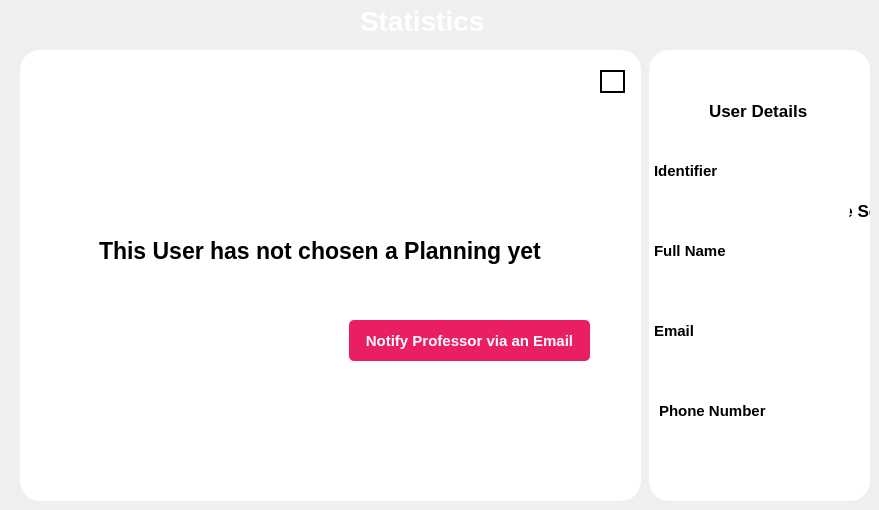
            <widget class="QWidget" name="page_3">
             <widget class="QWidget" name="statistics_widget" native="true">
              <property name="geometry">
               <rect>
                <x>649</x>
                <y>50</y>
                <width>221</width>
                <height>451</height>
               </rect>
              </property>
              <property name="styleSheet">
               <string notr="true">background-color:white;
border-radius:20px;</string>
              </property>
              <widget class="QLabel" name="label_2">
               <property name="geometry">
                <rect>
                 <x>150</x>
                 <y>130</y>
                 <width>521</width>
                 <height>61</height>
                </rect>
               </property>
               <property name="font">
                <font>
                 <family>Segoe UI</family>
                 <pointsize>13</pointsize>
                 <weight>75</weight>
                 <bold>true</bold>
                </font>
               </property>
               <property name="text">
                <string>Please Select The Desired professor to see it's full planning</string>
               </property>
              </widget>
              <widget class="QComboBox" name="professors_combobox">
               <property name="geometry">
                <rect>
                 <x>320</x>
                 <y>210</y>
                 <width>221</width>
                 <height>31</height>
                </rect>
               </property>
               <property name="styleSheet">
                <string notr="true">/* General QComboBox styling */
QComboBox {
    border: 1px solid #eb2f30;
    border-radius: 5px;
    padding: 5px;
    background-color: #ffffff;
    color: #333333;
}

/* QComboBox when the drop-down is open */
QComboBox::drop-down {
    subcontrol-origin: padding;
    subcontrol-position: top right;
    width: 15px;
    border-left-width: 1px;
    border-left-color: #eb2f30;
    border-left-style: solid;
    border-top-right-radius: 3px;
    border-bottom-right-radius: 3px;
    background-color: #eb2f30;
}

QComboBox::down-arrow {
    image: url(down_arrow.png); /* Replace with your own arrow image */
    width: 10px;
    height: 10px;
}

/* QComboBox Popup styling */
QComboBox QAbstractItemView {
    border: 1px solid #eb2f30;
    selection-background-color: #eb2f30;
    selection-color: #ffffff;
}

/* Optional: Customize the QComboBox when it's disabled */
QComboBox:disabled {
    background-color: #d3d3d3;
    color: #a0a0a0;
    border: 1px solid #d3d3d3;
}
</string>
               </property>
              </widget>
              <widget class="QLabel" name="label_3">
               <property name="geometry">
                <rect>
                 <x>60</x>
                 <y>30</y>
                 <width>521</width>
                 <height>61</height>
                </rect>
               </property>
               <property name="font">
                <font>
                 <family>Segoe UI</family>
                 <pointsize>13</pointsize>
                 <weight>75</weight>
                 <bold>true</bold>
                </font>
               </property>
               <property name="text">
                <string>User Details</string>
               </property>
              </widget>
              <widget class="QLabel" name="label_17">
               <property name="geometry">
                <rect>
                 <x>5</x>
                 <y>100</y>
                 <width>81</width>
                 <height>41</height>
                </rect>
               </property>
               <property name="font">
                <font>
                 <family>Segoe UI</family>
                 <pointsize>11</pointsize>
                 <weight>75</weight>
                 <bold>true</bold>
                </font>
               </property>
               <property name="text">
                <string>Identifier</string>
               </property>
              </widget>
              <widget class="QLabel" name="label_18">
               <property name="geometry">
                <rect>
                 <x>5</x>
                 <y>180</y>
                 <width>101</width>
                 <height>41</height>
                </rect>
               </property>
               <property name="font">
                <font>
                 <family>Segoe UI</family>
                 <pointsize>11</pointsize>
                 <weight>75</weight>
                 <bold>true</bold>
                </font>
               </property>
               <property name="text">
                <string>Full Name</string>
               </property>
              </widget>
              <widget class="QLabel" name="label_19">
               <property name="geometry">
                <rect>
                 <x>5</x>
                 <y>260</y>
                 <width>91</width>
                 <height>41</height>
                </rect>
               </property>
               <property name="font">
                <font>
                 <family>Segoe UI</family>
                 <pointsize>11</pointsize>
                 <weight>75</weight>
                 <bold>true</bold>
                </font>
               </property>
               <property name="text">
                <string>Email</string>
               </property>
              </widget>
              <widget class="QLabel" name="label_20">
               <property name="geometry">
                <rect>
                 <x>10</x>
                 <y>340</y>
                 <width>131</width>
                 <height>41</height>
                </rect>
               </property>
               <property name="font">
                <font>
                 <family>Segoe UI</family>
                 <pointsize>11</pointsize>
                 <weight>75</weight>
                 <bold>true</bold>
                </font>
               </property>
               <property name="text">
                <string>Phone Number</string>
               </property>
              </widget>
              <widget class="QLabel" name="l1">
               <property name="geometry">
                <rect>
                 <x>10</x>
                 <y>140</y>
                 <width>191</width>
                 <height>41</height>
                </rect>
               </property>
               <property name="font">
                <font>
                 <family>Segoe UI</family>
                 <pointsize>9</pointsize>
                 <weight>75</weight>
                 <bold>true</bold>
                </font>
               </property>
               <property name="text">
                <string/>
               </property>
               <property name="alignment">
                <set>Qt::AlignCenter</set>
               </property>
              </widget>
              <widget class="QLabel" name="l2">
               <property name="geometry">
                <rect>
                 <x>10</x>
                 <y>220</y>
                 <width>191</width>
                 <height>41</height>
                </rect>
               </property>
               <property name="font">
                <font>
                 <family>Segoe UI</family>
                 <pointsize>9</pointsize>
                 <weight>75</weight>
                 <bold>true</bold>
                </font>
               </property>
               <property name="text">
                <string/>
               </property>
               <property name="alignment">
                <set>Qt::AlignCenter</set>
               </property>
              </widget>
              <widget class="QLabel" name="l3">
               <property name="geometry">
                <rect>
                 <x>10</x>
                 <y>290</y>
                 <width>191</width>
                 <height>41</height>
                </rect>
               </property>
               <property name="font">
                <font>
                 <family>Segoe UI</family>
                 <pointsize>9</pointsize>
                 <weight>75</weight>
                 <bold>true</bold>
                </font>
               </property>
               <property name="text">
                <string/>
               </property>
               <property name="alignment">
                <set>Qt::AlignCenter</set>
               </property>
              </widget>
              <widget class="QLabel" name="l4">
               <property name="geometry">
                <rect>
                 <x>10</x>
                 <y>370</y>
                 <width>191</width>
                 <height>41</height>
                </rect>
               </property>
               <property name="font">
                <font>
                 <family>Segoe UI</family>
                 <pointsize>9</pointsize>
                 <weight>75</weight>
                 <bold>true</bold>
                </font>
               </property>
               <property name="text">
                <string/>
               </property>
               <property name="alignment">
                <set>Qt::AlignCenter</set>
               </property>
              </widget>
             </widget>
             <widget class="QLabel" name="label_14">
              <property name="geometry">
               <rect>
                <x>360</x>
                <y>0</y>
                <width>141</width>
                <height>41</height>
               </rect>
              </property>
              <property name="font">
               <font>
                <family>Segoe UI</family>
                <pointsize>21</pointsize>
                <weight>75</weight>
                <bold>true</bold>
               </font>
              </property>
              <property name="styleSheet">
               <string notr="true">color: rgb(255, 255, 255);</string>
              </property>
              <property name="text">
               <string>Statistics</string>
              </property>
             </widget>
             <widget class="QWidget" name="prof_details_widget" native="true">
              <property name="geometry">
               <rect>
                <x>20</x>
                <y>50</y>
                <width>621</width>
                <height>451</height>
               </rect>
              </property>
              <property name="styleSheet">
               <string notr="true">background-color:white;
border-radius:20px;</string>
              </property>
              <widget class="QLabel" name="label_13">
               <property name="geometry">
                <rect>
                 <x>60</x>
                 <y>10</y>
                 <width>511</width>
                 <height>51</height>
                </rect>
               </property>
               <property name="font">
                <font>
                 <family>Sitka Text</family>
                 <pointsize>19</pointsize>
                 <weight>75</weight>
                 <bold>true</bold>
                </font>
               </property>
               <property name="text">
                <string/>
               </property>
              </widget>
              <widget class="QPushButton" name="close_stats_details">
               <property name="geometry">
                <rect>
                 <x>580</x>
                 <y>20</y>
                 <width>25</width>
                 <height>23</height>
                </rect>
               </property>
               <property name="styleSheet">
                <string notr="true">border-radius : 10px solid;
border:2px solid black;</string>
               </property>
               <property name="text">
                <string/>
               </property>
               <property name="icon">
                <iconset>
                 <normalon>design/icons/close.png</normalon>
                </iconset>
               </property>
              </widget>
              <widget class="QWidget" name="notchosen_widget" native="true">
               <property name="geometry">
                <rect>
                 <x>39</x>
                 <y>100</y>
                 <width>541</width>
                 <height>231</height>
                </rect>
               </property>
               <widget class="QLabel" name="label_21">
                <property name="geometry">
                 <rect>
                  <x>40</x>
                  <y>70</y>
                  <width>481</width>
                  <height>61</height>
                 </rect>
                </property>
                <property name="font">
                 <font>
                  <family>Segoe UI</family>
                  <pointsize>17</pointsize>
                  <weight>75</weight>
                  <bold>true</bold>
                 </font>
                </property>
                <property name="text">
                 <string>This User has not chosen a Planning yet</string>
                </property>
               </widget>
               <widget class="QPushButton" name="notify">
                <property name="geometry">
                 <rect>
                  <x>290</x>
                  <y>170</y>
                  <width>241</width>
                  <height>41</height>
                 </rect>
                </property>
                <property name="font">
                 <font>
                  <family>Segoe UI</family>
                  <pointsize>11</pointsize>
                  <weight>75</weight>
                  <bold>true</bold>
                 </font>
                </property>
                <property name="styleSheet">
                 <string notr="true">
QPushButton#notify
{
background-color :#e91e63;  
color :white;
border-radius : 5px;

}

QPushButton#notify:pressed
{
background-color :#de5758;  
}</string>
                </property>
                <property name="text">
                 <string>Notify Professor via an Email</string>
                </property>
               </widget>
              </widget>
             </widget>
             <zorder>prof_details_widget</zorder>
             <zorder>label_14</zorder>
             <zorder>statistics_widget</zorder>
            </widget>
